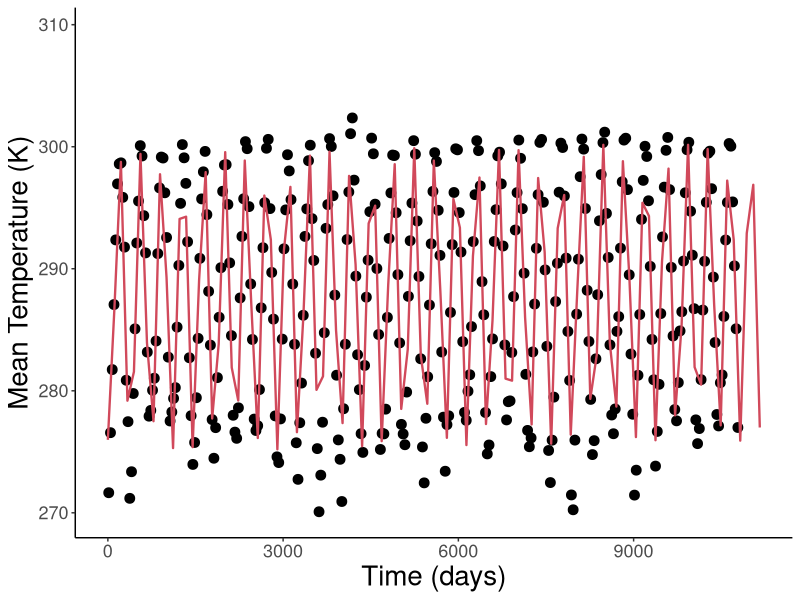
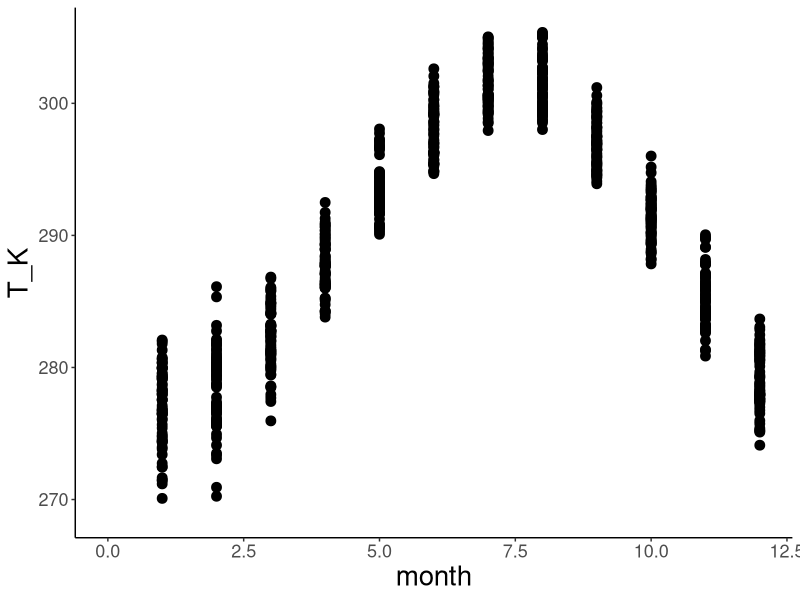

Write the R code that produced these figures, in order. (Note: this script raises an error after producing the figures.)
#############################################################################
#### This R script fits sinusoidal functions to habitat temperature data ####
#############################################################################


# Load packages and set working directory
library(tidyr)
library(ggplot2)
library(dplyr)
library(tidyverse)
setwd(dirname(rstudioapi::getActiveDocumentContext()$path))


# INPUT DATA
# Select a location by removing # in front of name and placing # in front of other locations
#data <- as.data.frame(read_csv("Climate data Benin.csv"))
#data <- as.data.frame(read_csv("Climate data Nigeria.csv"))
data <- as.data.frame(read_csv("Climate data China Dafeng.csv"))
#data <- as.data.frame(read_csv("Climate data China Langfang.csv"))
#data <- as.data.frame(read_csv("Climate data China Xinxiang.csv"))
#data <- as.data.frame(read_csv("Climate data Brazil.csv"))
#data <- as.data.frame(read_csv("Climate data Mississippi.csv"))
#data <- as.data.frame(read_csv("Climate data Japan Monobe.csv"))
#data <- as.data.frame(read_csv("Climate data Greece.csv"))

#### Fit temperature functions to data from Climate Wizard using Fourier analysis ####


# REGRESSION ANALYSES
# Fit sinusoidal function to all data from Climate Wizard
fit <- nls(T_K ~ (meanT + dMean * total_days) + (amplT + dAmpl * total_days) * sin(2*pi*(total_days + shiftT)/360), data = data,
           start = list(meanT = 300, dMean = 0.1, amplT = 5, dAmpl = 0.1, shiftT = 30))
summary(fit)

# Fit sinusoidal function to data from Climate Wizard for each time period
#fit.all <- nls(T_K ~ (meanT[period] + dMean[period] * days) + (amplT[period] + dAmpl[period] * days) * sin(2*pi*(days + shiftT[period])/360), data = data,
#           start = list(meanT = c(300,300,300), dMean = c(0.1,0.1,0.1), amplT = c(5,5,5), dAmpl = c(0.1,0.1,0.1), shiftT = c(30,30,30)))
#summary(fit.all)

# Fit sinusoidal function to data from Climate Wizard for historical and end-century
# This code does not currently work
#fit2 <- nls(T_K ~ (meanT[period] + dMean[period] * days) + (amplT[period] + dAmpl[period] * days) * sin(2*pi*(days + shiftT[period])/360), data = data,
#           start = list(meanT = c(300,300), dMean = c(0.1,0.1), amplT = c(5,5), dAmpl = c(0.1,0.1), shiftT = c(30,30)))
#summary(fit2)
# Historical period
fit.h <- nls(T_K ~ (meanT + dMean * days) + (amplT + dAmpl * days) * sin(2*pi*(days + shiftT)/360), data = subset(data, period == "historical"),
           start = list(meanT = 300, dMean = 0.1, amplT = 5, dAmpl = 0.1, shiftT = 30))
summary(fit.h)
# End-century period
fit.e <- nls(T_K ~ (meanT + dMean * days) + (amplT + dAmpl * days) * sin(2*pi*(days + shiftT)/360), data = subset(data, period == "future_end"),
             start = list(meanT = 300, dMean = 0.1, amplT = 5, dAmpl = 0.1, shiftT = 30))
summary(fit.e)


# PLOTS
# Plot model fit to TEMPERATURE data
xmin <- 0
xmax <- 360*(1991-1960)
ggplot(data, aes(x=total_days, y=T_K)) + 
  geom_point(size=3, color="black") +
  #geom_line(size=0.8) +
  geom_function(fun = function(t){(coef(fit)[1] + coef(fit)[2] * t) + (coef(fit)[3] + coef(fit)[4] * t) * sin(2*pi*(t + coef(fit)[5])/360)},
                size=0.8, color="#d1495b") +
  labs(x="Time (days)", y="Mean Temperature (K)") +
  scale_x_continuous(limits=c(xmin, xmax)) +
  scale_y_continuous(limits=c(coef(fit)[1] - abs(coef(fit)[3]) - 5, coef(fit)[1] + abs(coef(fit)[3]) + 10)) +
  theme(panel.grid.major = element_blank(), panel.grid.minor = element_blank(),
        panel.background = element_rect(fill="transparent"), plot.background = element_rect(fill="transparent"),
        axis.line = element_line(colour = "black"), legend.position = "none", 
        axis.text = element_text(size=13), axis.title = element_text(size=20))

# Plot fit to TEMPERATURE data pooled across years
ggplot(data, aes(x=month, y=T_K)) + 
  geom_point(size=3, color="black") +
  scale_x_continuous(limits=c(0, 12)) +
  scale_y_continuous(limits=c(coef(fit)[1] - abs(coef(fit)[3]) - 6, coef(fit)[1] + abs(coef(fit)[3]) + 6)) +
  theme(panel.grid.major = element_blank(), panel.grid.minor = element_blank(),
        panel.background = element_rect(fill="transparent"), plot.background = element_rect(fill="transparent"),
        axis.line = element_line(colour = "black"), legend.position = "none", 
        axis.text = element_text(size=13), axis.title = element_text(size=20))


# Plot model fit to PRECIPITATION data
ymin <- 0
ymax <- 400
ggplot(data, aes(x=days, y=Prec_mm)) + 
  geom_point(size=3, color="blue") +
  geom_line(size=0.8, color="blue") +
  labs(x="Time (days)", y="Precipitation (mm)") +
  scale_x_continuous(limits=c(xmin, xmax)) +
  scale_y_continuous(limits=c(ymin, ymax)) +
  theme(panel.grid.major = element_blank(), panel.grid.minor = element_blank(),
        panel.background = element_rect(fill="transparent"), plot.background = element_rect(fill="transparent"),
        axis.line = element_line(colour = "black"), legend.position = "none", 
        axis.text = element_text(size=13), axis.title = element_text(size=20))

# Plot fit to PRECIPITATION data pooled across years
ggplot(data, aes(x=month, y=Prec_mm)) + 
  geom_point(size=3, color="blue") +
  scale_x_continuous(limits=c(0, 12)) +
  scale_y_continuous(limits=c(ymin, ymax)) +
  theme(panel.grid.major = element_blank(), panel.grid.minor = element_blank(),
        panel.background = element_rect(fill="transparent"), plot.background = element_rect(fill="transparent"),
        axis.line = element_line(colour = "black"), legend.position = "none", 
        axis.text = element_text(size=13), axis.title = element_text(size=20))


########## Fit temperature functions to data from Habitat temperatures.csv ##########
# Read data
temp.data <- as.data.frame(read_csv("Habitat temperatures.csv"))

# Select an insect by removing # in front of name and placing # in front of other species
#sp.data <- subset(temp.data, Species == "Clavigralla shadabi")
#sp.data <- subset(temp.data, Species == "Clavigralla tomentosicollis Benin")
#sp.data <- subset(temp.data, Species == "Clavigralla tomentosicollis Nigeria A")
#sp.data <- subset(temp.data, Species == "Clavigralla tomentosicollis Nigeria B")
#sp.data <- subset(temp.data, Species == "Clavigralla tomentosicollis Nigeria C")
sp.data <- subset(temp.data, Species == "Clavigralla tomentosicollis Burkina Faso")

# Remove columns that do not contain temperature data
sp.data <- sp.data[-1:-7]
rownames(sp.data) <- c("T_K")

# Make data table with time and mean monthly temperature
data <- matrix(nrow = length(sp.data), ncol = 1)
for(i in 1:length(data)) {data[i] <- 30*(i-1)+15} # mid-point of month
colnames(data) <- c("day")
data <- cbind(data, t(sp.data)) # mean monthly temperature data

# Remove blank cells
data <- data[rowSums(is.na(data)) == 0,]
data <- as.data.frame(data)

# Fit sinusoidal function to habitat temperature data
fit <- nls(T_K ~ meanT + amplT*sin(2*pi*(day + shiftT)/365), data = data,
           start = list(meanT = 293, amplT = 2, shiftT = 30))
summary(fit)

# Plot model data
ggplot(data, aes(x=day, y=T_K)) + 
  geom_point(size=5, color="#d1495b") +
  geom_function(fun = function(t) coef(fit)[1] + coef(fit)[2]*sin(2*pi*(t + coef(fit)[3])/365),
                size=0.8, linetype="longdash", color="#d1495b") +
  labs(x="Time (days)", y="Mean Temperature (K)") +
  scale_x_continuous(limits=c(0, 720)) +
  scale_y_continuous(limits=c(coef(fit)[1] - coef(fit)[2] - 2, coef(fit)[1] + coef(fit)[2] + 3)) +
  theme(panel.grid.major = element_blank(), panel.grid.minor = element_blank(),
        panel.background = element_rect(fill="transparent"), plot.background = element_rect(fill="transparent"),
        axis.line = element_line(colour = "black"), legend.position = "none", 
        axis.text = element_text(size=13), axis.title = element_text(size=20))
